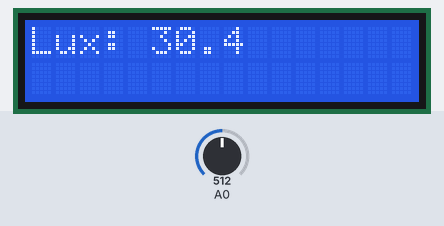
Recording of a sketch running on a simulated Arduino Uno, built with avr-gcc and run on an emulated ATmega328P. On the bench: 16×2 character LCD. The test bench sets the inputs (shaded band); at power-on: A0 = 512. What the sketch prints to the serial monitor is not drawn.

Above: at 1.3 s.
1.4 s: A0 set to 716
At 2.1 s:
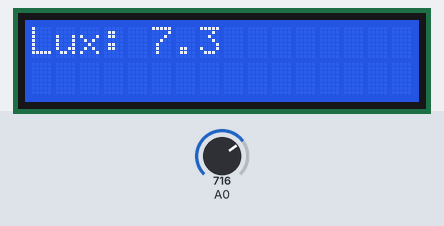
3.0 s: A0 set to 900
At 3.9 s:
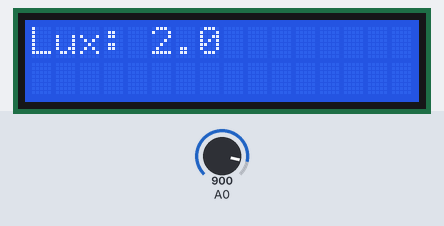
4.5 s: A0 set to 1023
At 5.7 s:
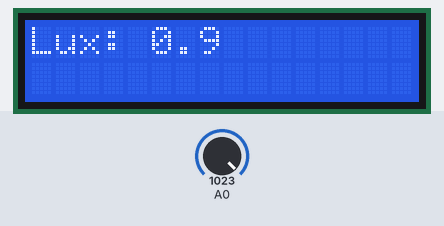
Timing chart, 0 to 7.5 s (numbered marks = the images above; inputs shaded):
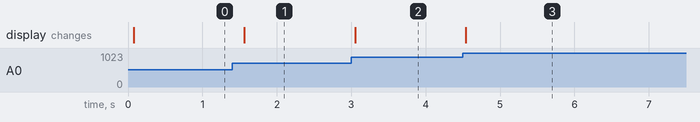

The sketch:

3stage5.ino
```cpp
#include <Arduino_FreeRTOS.h>
#include <queue.h>
#include <Wire.h>
#include <LiquidCrystal_I2C.h>

QueueHandle_t xLuxQueue;
LiquidCrystal_I2C lcd(0x27, 16, 2); // адрес 0x27, 16x2

// -----------------------
// Прототипы задач
// -----------------------
void TaskDisplay(void *pvParameters);
void TaskLDR(void *pvParameters);
void TaskSerialTime(void *pvParameters);
float calculateLuxFromADC(int D);

void setup() {
  Serial.begin(115200);
  lcd.init();
  lcd.backlight();

  xLuxQueue = xQueueCreate(5, sizeof(float));
  if (xLuxQueue == NULL) {
    Serial.println("Queue cannot be created!");
  }

  // Создание задач
  xTaskCreate(TaskDisplay, "Display_task", 128, NULL, 1, NULL);
  xTaskCreate(TaskLDR, "LDR_task", 128, NULL, 1, NULL);
  xTaskCreate(TaskSerialTime, "Serial_task", 128, NULL, 1, NULL);

  // Запуск планировщика
  vTaskStartScheduler();
}

void loop() {
  // Не нужен, FreeRTOS управляет задачами
}

// -----------------------
// Задача измерения
// -----------------------
void TaskLDR(void *pvParameters) {
  float lux;
  int adcValue;

  for (;;) {
    adcValue = analogRead(A0);
    lux = calculateLuxFromADC(adcValue);

    xQueueSend(xLuxQueue, &lux, portMAX_DELAY);
    vTaskDelay(pdMS_TO_TICKS(500)); // обновление каждые 500 мс
  }
}

// -----------------------
// Задача дисплея
// -----------------------
void TaskDisplay(void *pvParameters) {
  float receivedLux;

  for (;;) {
    if (xQueueReceive(xLuxQueue, &receivedLux, portMAX_DELAY) == pdPASS) {
      lcd.setCursor(0, 0);
      lcd.print("Lux: ");
      lcd.print(receivedLux, 1);
      lcd.print("     "); // очищаем хвост старого числа
    }
  }
}

// -----------------------
// Задача вывода времени
// -----------------------
void TaskSerialTime(void *pvParameters) {
  (void)pvParameters;
  unsigned long seconds = 0;

  for (;;) {
    Serial.print("Time: ");
    Serial.print(seconds);
    Serial.println(" s");
    seconds++;

    vTaskDelay(pdMS_TO_TICKS(1000)); // каждую секунду
  }
}

// -----------------------
// Функция расчёта Lux
// -----------------------
float calculateLuxFromADC(int D) {
  return 1096.7f * expf(-0.007f * (float)D);
}
```

Measured:
- after the input at 1.4 s, the display: changes after 0.16 s (image 1)
- after the input at 3.0 s, the display: changes after 0.05 s (image 2)
- after the input at 4.5 s, the display: changes at once (image 3)
